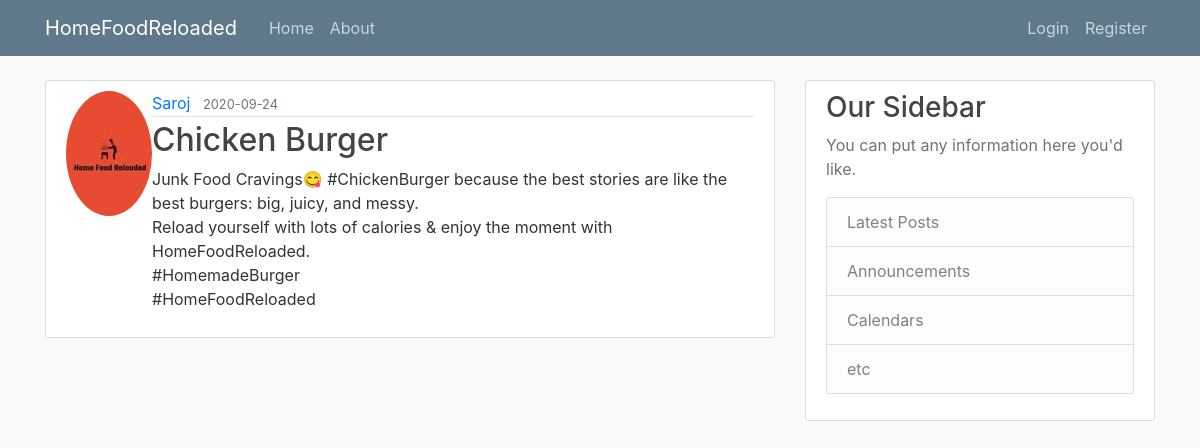
Screenshot of /post/2 with the database file from the repository.
### flaskblog/models.py (models this page shows, shortened)
class User(db.Model, UserMixin ):
    id= db.Column(db.Integer,primary_key=True)
    username= db.Column(db.String(20), unique=True, nullable=False)
    email= db.Column(db.String(120),unique=True,nullable=False)
    image_file= db.Column(db.String(20),nullable=False,default='default.jpg')
    password= db.Column(db.String(100),nullable=False)
    posts= db.relationship('Post',backref='author',lazy=True)

class Post(db.Model):
    id = db.Column(db.Integer, primary_key=True)
    title = db.Column(db.String(100),nullable=False)
    content = db.Column(db.Text(),nullable=False)
    created = db.Column(db.DateTime, nullable = False, default=datetime.utcnow)
    user_id = db.Column(db.Integer,db.ForeignKey('user.id'), nullable=False)

### flaskblog/posts/routes.py (the view)
@posts.route("/post/<int:id>",methods=["GET","POST"])
def post(id):
    post = Post.query.get_or_404(id)
    return render_template('post.html', post=post)

### flaskblog/templates/post.html (shortened to what this page needs)
{% extends "layout.html" %}
{% block content %}
    <article class ="media content-section">
        <img class="rounded-circle article-image" src="{{url_for('static',filename='profile_pics/'+ post.author.image_file) }}">
        <div class="media-body">
            <div class="article-metadata">
                <a class="mr-2" href="#">{{ post.author.username }}</a>
                <small class="text-muted">{{ post.created.strftime('%Y-%m-%d') }}</small>
            </div>
            <h2 class="article-title">{{ post.title }}</h2>
            <p class="article-content">{{ post.content }}</p>
        </div>
    </article>
{% endblock %}

### flaskblog/static/main.css (style rules this page uses)
body { background: #fafafa; color: #333333; margin-top: 5rem; }
h1, h2, h3, h4, h5, h6 { color: #444444; }
.content-section { background: #ffffff; padding: 10px 20px; border: 1px solid #dddddd; border-radius: 3px; margin-bottom: 20px; }
.article-title { color: #444444; }
.article-content { white-space: pre-line; }
.article-metadata { padding-bottom: 1px; margin-bottom: 4px; border-bottom: 1px solid #e3e3e3 }

### rows the page displays
User: image_file (picture), author.username "Saroj"
Post: created "2020-09-24", title "Chicken Burger", content "Junk Food Cravings😋 #ChickenBurger because the best stories are like the best burgers: big, juicy, and messy. Reload yourself with lots of calories & enjoy the moment with HomeFoodReloaded. #HomemadeBurger #HomeFoodReloaded"
